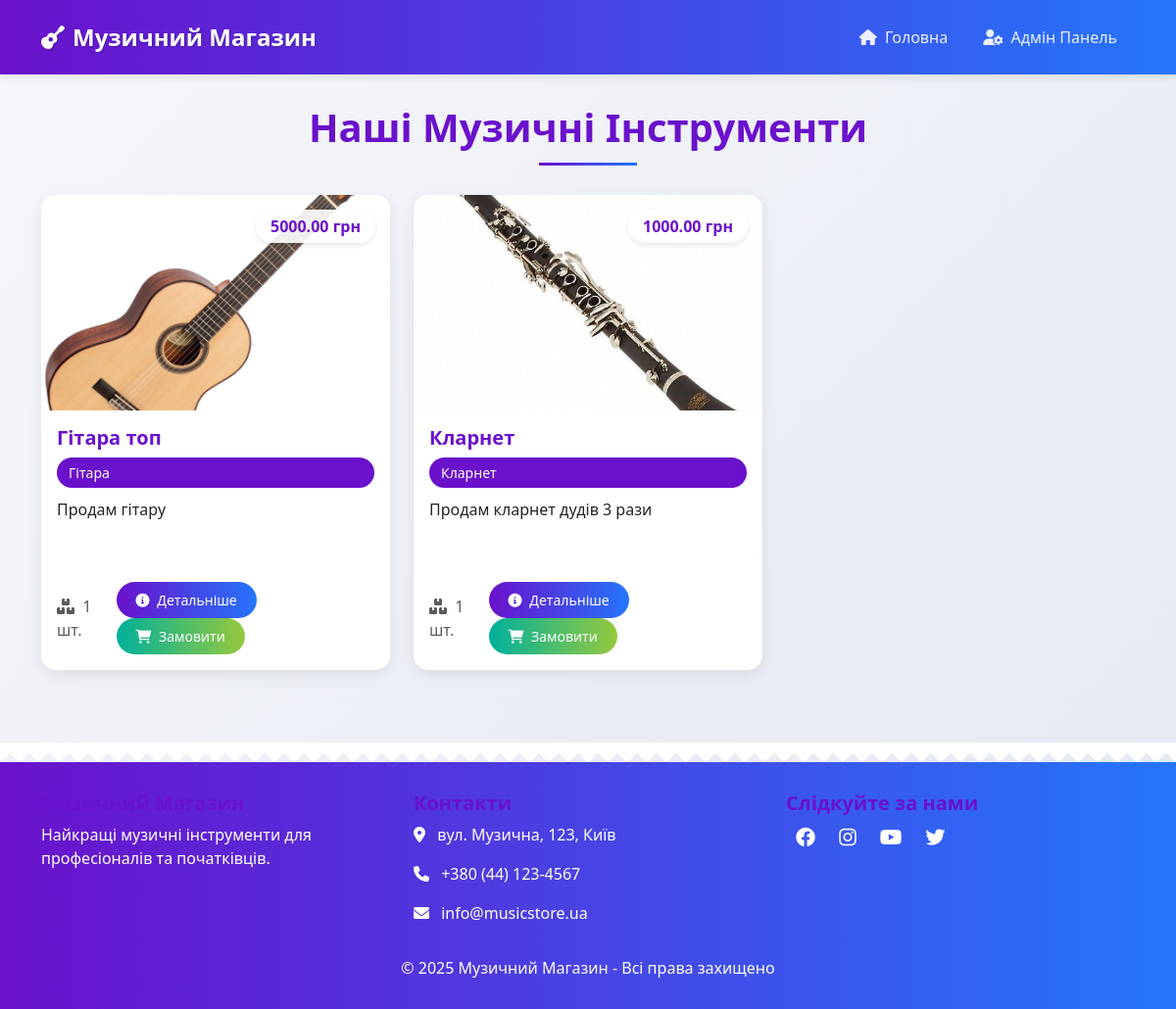
The page / on the database its author committed.
### instruments/models.py (models this page shows, shortened)
class Instrument(models.Model):
    name = models.CharField(max_length=100, verbose_name="Назва")
    description = models.TextField(verbose_name="Опис")
    price = models.DecimalField(max_digits=10, decimal_places=2, verbose_name="Ціна")
    stock_quantity = models.IntegerField(verbose_name="Кількість на складі")
    instrument_type = models.CharField(max_length=50, verbose_name="Тип інструменту")
    image = models.ImageField(upload_to='instruments/', verbose_name="Фото", null=True, blank=True)
    class Meta:
        verbose_name = "Інструмент"
        verbose_name_plural = "Інструменти"

### instruments/views.py (the view)
# urls.py: path('', views.instrument_list, name='instrument_list'),
def instrument_list(request):
    instruments = Instrument.objects.all()
    return render(request, 'instruments/instrument_list.html', {'instruments': instruments})

### instruments/templates/instruments/instrument_list.html (shortened to what this page needs)
{% extends 'instruments/base.html' %}
{% block content %}
<h1 class="page-title">Наші Музичні Інструменти</h1>
<div class="row">
    {% for instrument in instruments %}
    <div class="col-md-4 mb-4 fade-in" style="animation-delay: {{ forloop.counter0|divisibleby:3 }}00ms">
        <div class="card h-100">
            <div class="position-relative">
                {% if instrument.image %}
                <img src="{{ instrument.image.url }}" class="card-img-top instrument-img" alt="{{ instrument.name }}">
                {% else %}
                <div class="card-img-top instrument-img bg-secondary d-flex align-items-center justify-content-center">
                    <span class="text-white">Немає зображення</span>
                </div>
                {% endif %}
                <div class="price-badge">{{ instrument.price }} грн</div>
            </div>
            <div class="card-body d-flex flex-column">
                <h5 class="card-title">{{ instrument.name }}</h5>
                <div class="instrument-type">{{ instrument.instrument_type }}</div>
                <p class="card-text flex-grow-1">{{ instrument.description|truncatechars:100 }}</p>
                <div class="d-flex justify-content-between align-items-center mt-3">
                    <span class="text-muted">
                        <i class="fas fa-boxes me-1"></i> {{ instrument.stock_quantity }} шт.
                    </span>
                    <div>
                        <a href="{% url 'instruments:instrument_detail' instrument.id %}" class="btn btn-sm btn-primary me-1">
                            <i class="fas fa-info-circle me-1"></i> Детальніше
                        </a>
                        <a href="{% url 'instruments:create_order' instrument.id %}" class="btn btn-sm btn-success">
                            <i class="fas fa-shopping-cart me-1"></i> Замовити
                        </a>
                    </div>
                </div>
            </div>
        </div>
    </div>
    {% empty %}
    <div class="col-12 text-center py-5">
        <i class="fas fa-guitar fa-4x mb-3 text-muted"></i>
        <h3>На даний момент інструментів немає в наявності.</h3>
        <p class="text-muted">Будь ласка, перевірте наявність пізніше.</p>
    </div>
    {% endfor %}
</div>
{% endblock %}

### instruments/templates/instruments/base.html (shortened to what this page needs)
<!DOCTYPE html>
<html lang="uk">
<head>
    <link href="https://cdn.jsdelivr.net/npm/bootstrap@5.3.0-alpha1/dist/css/bootstrap.min.css" rel="stylesheet">
    <link rel="stylesheet" href="https://cdnjs.cloudflare.com/ajax/libs/font-awesome/6.0.0/css/all.min.css">
</head>
<body>
    <nav class="navbar navbar-expand-lg navbar-dark">
        <div class="container">
            <a class="navbar-brand" href="{% url 'instruments:instrument_list' %}">
                <i class="fas fa-guitar me-2"></i>Музичний Магазин
            </a>
            <div class="collapse navbar-collapse" id="navbarNav">
                <ul class="navbar-nav ms-auto">
                    <li class="nav-item">
                        <a class="nav-link" href="{% url 'instruments:instrument_list' %}">
                            <i class="fas fa-home me-1"></i> Головна
                        </a>
                    </li>
                    <li class="nav-item">
                        <a class="nav-link" href="/admin/">
                            <i class="fas fa-user-cog me-1"></i> Адмін Панель
                        </a>
                    </li>
                </ul>
            </div>
        </div>
    </nav>
    <div class="container my-4 fade-in">
        {% block content %}{% endblock %}
    </div>
    <footer class="footer">
        <div class="container">
            <div class="row">
                <div class="col-md-4">
                    <h5>Музичний Магазин</h5>
                    <p>Найкращі музичні інструменти для професіоналів та початківців.</p>
                </div>
                <div class="col-md-4">
                    <h5>Контакти</h5>
                    <p><i class="fas fa-map-marker-alt me-2"></i> вул. Музична, 123, Київ</p>
                    <p><i class="fas fa-phone me-2"></i> +380 (44) 123-4567</p>
                    <p><i class="fas fa-envelope me-2"></i> info@musicstore.ua</p>
                </div>
                <div class="col-md-4">
                    <h5>Слідкуйте за нами</h5>
                    <div class="social-icons">
                        <a href="#"><i class="fab fa-facebook"></i></a>
                        <a href="#"><i class="fab fa-instagram"></i></a>
                        <a href="#"><i class="fab fa-youtube"></i></a>
                        <a href="#"><i class="fab fa-twitter"></i></a>
                    </div>
                </div>
            </div>
            <div class="row mt-3">
                <div class="col-12 text-center">
                    <p class="mb-0">© 2025 Музичний Магазин - Всі права захищено</p>
                </div>
            </div>
        </div>
    </footer>
</body>
</html>

### instruments/templates/instruments/base.html (style rules this page uses)
:root { --primary-color: #6a11cb; --secondary-color: #2575fc; --accent-color: #ff7e5f; --text-color: #333; --light-color: #f8f9fa; }
body { padding-top: 0; font-family: 'Segoe UI', Tahoma, Geneva, Verdana, sans-serif; background: linear-gradient(135deg, #f5f7fa 0%, #e4e8f0 100%); color: var(--text-color); }
.navbar { background: linear-gradient(to right, var(--primary-color), var(--secondary-color)); padding: 15px 0; box-shadow: 0 2px 10px rgba(0,0,0,0.1); }
.navbar-brand { font-weight: 700; font-size: 24px; color: white !important; text-shadow: 1px 1px 2px rgba(0,0,0,0.2); }
.nav-link { color: rgba(255,255,255,0.9) !important; font-weight: 500; margin: 0 10px; transition: all 0.3s; }
h1, h2, h3, h4, h5 { font-weight: 600; color: var(--primary-color); }
.card { border: none; border-radius: 15px; overflow: hidden; margin-bottom: 30px; box-shadow: 0 5px 15px rgba(0,0,0,0.08); transition: all 0.3s ease; }
.card-title { font-weight: 600; color: var(--primary-color); }
.instrument-img { height: 220px; object-fit: cover; transition: all 0.5s; }
.btn-primary { background: linear-gradient(to right, var(--primary-color), var(--secondary-color)); border: none; border-radius: 30px; padding: 8px 20px; font-weight: 500; transition: all 0.3s; }
.btn-success { background: linear-gradient(to right, #00b09b, #96c93d); border: none; border-radius: 30px; padding: 8px 20px; font-weight: 500; transition: all 0.3s; }
.footer { margin-top: 70px; padding: 30px 0; background: linear-gradient(to right, var(--primary-color), var(--secondary-color)); color: white; position: relative; }
.footer::before { content: ''; position: absolute; top: -20px; left: 0; right: 0; height: 20px; background: linear-gradient(45deg, transparent 33.333%, white 33.333%, white 66.667%, transparent 66.667%), linear-gradient(-45deg, transparent 33.333%, white 33.333%, white 66.667%, transparent 66.667%); background-size: 20px 40px; background-position: 0 -20px; }
.social-icons a { color: white; margin: 0 10px; font-size: 20px; transition: all 0.3s; }
.fade-in { animation: fadeIn 0.8s ease-out forwards; }
.instrument-type { background-color: var(--primary-color); color: white; padding: 5px 12px; border-radius: 30px; font-size: 14px; font-weight: 500; display: inline-block; margin-bottom: 10px; }
.price-badge { position: absolute; right: 15px; top: 15px; background: rgba(255, 255, 255, 0.9); color: var(--primary-color); font-weight: 700; padding: 5px 15px; border-radius: 30px; box-shadow: 0 2px 5px rgba(0,0,0,0.1); }
.page-title { text-align: center; margin: 30px 0; position: relative; padding-bottom: 15px; }
.page-title::after { content: ''; position: absolute; width: 100px; height: 3px; background: linear-gradient(to right, var(--primary-color), var(--secondary-color)); bottom: 0; left: 50%; transform: translateX(-50%); }

### rows shown on the page
Instrument: image (picture), price "5000.00", name "Гітара топ", instrument_type "Гітара", description "Продам гітару", stock_quantity "1"
Instrument: image (picture), price "1000.00", name "Кларнет", instrument_type "Кларнет", description "Продам кларнет дудів 3 рази", stock_quantity "1"
